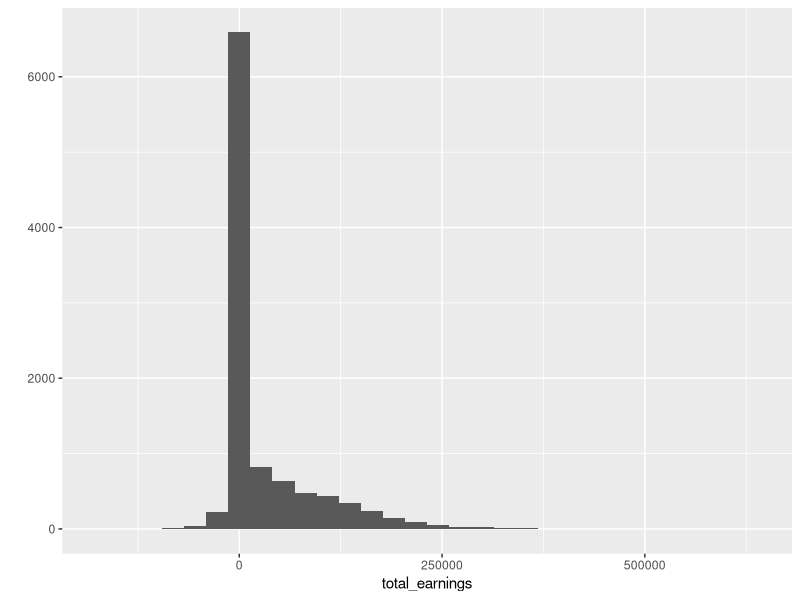
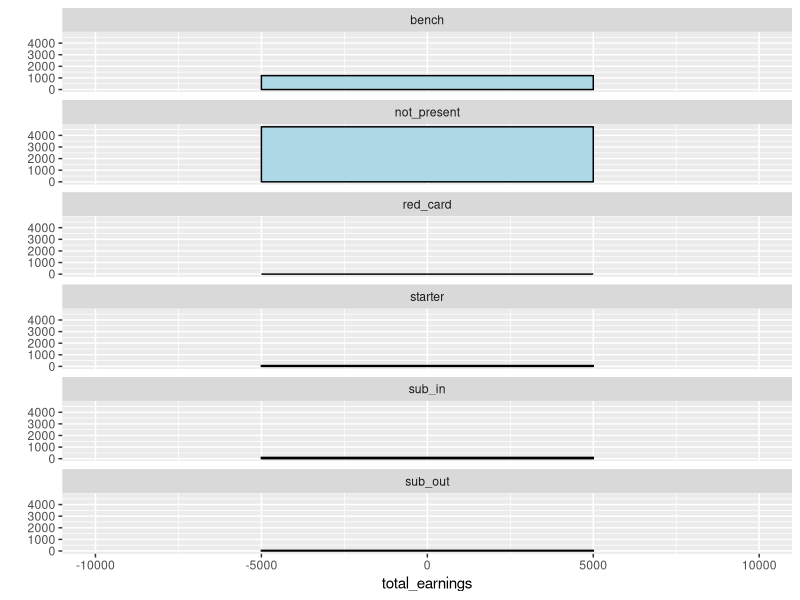
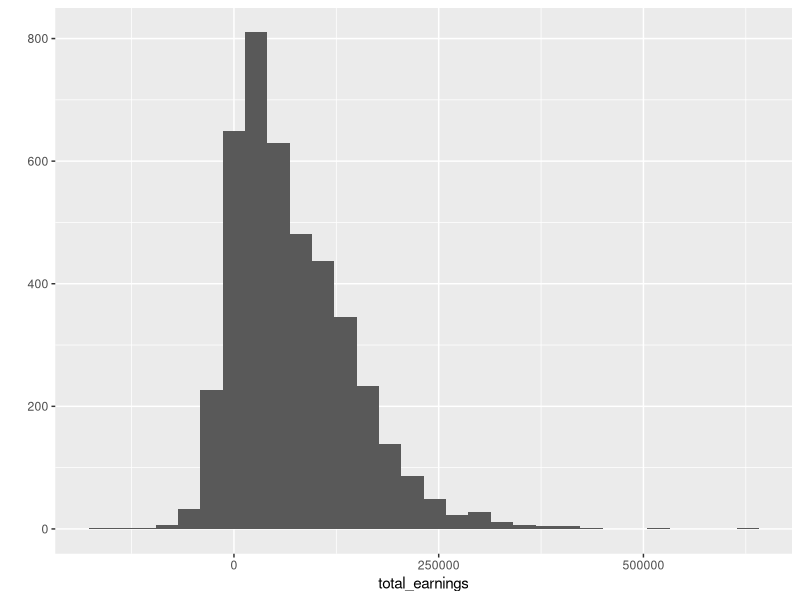
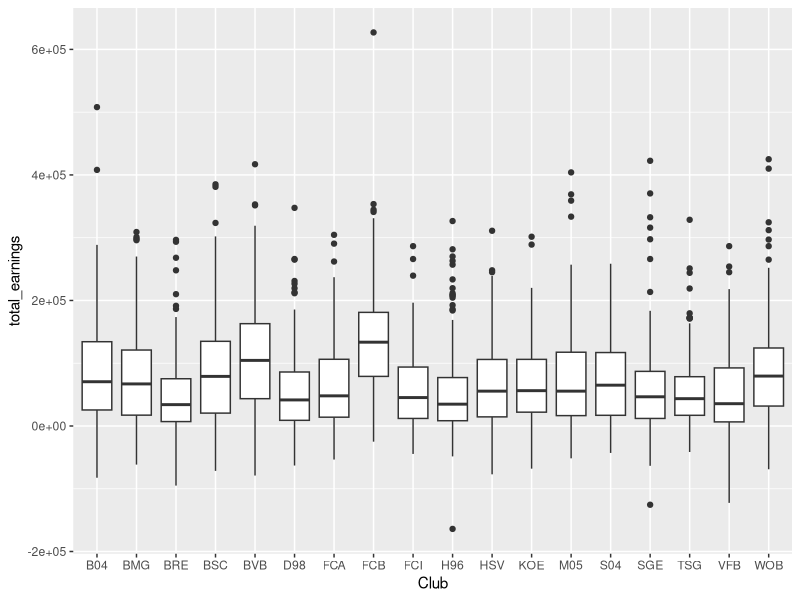
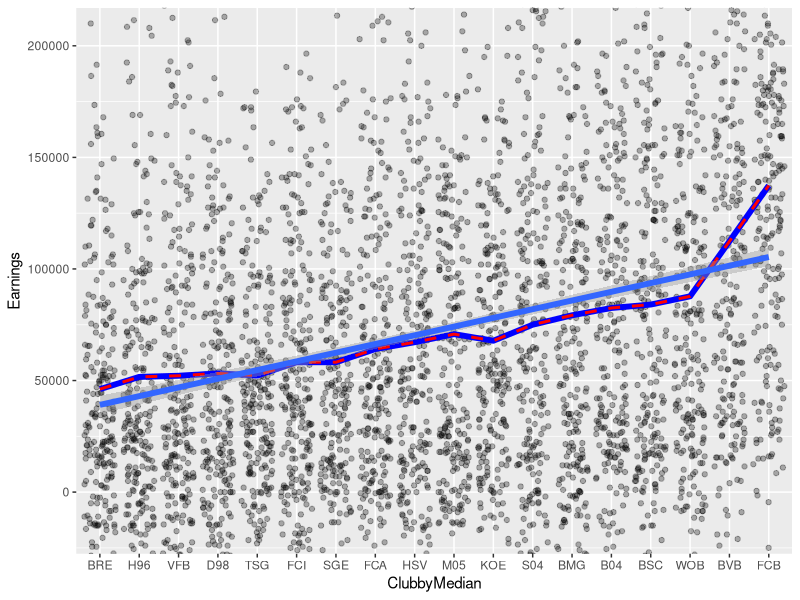

The R source for these figures, in order: (Note: this script raises an error after producing the figures.)
## ---- chunk 1
suppressMessages(library("ggplot2"))
suppressMessages(library("dplyr"))
suppressMessages(library("reshape2"))
plm <- read.csv("plm.csv")
dim(plm)
names(plm)
str(plm)
## ---- chunk 2
qplot(x = total_earnings, data = plm)
## ---- chunk 3
qplot(x = total_earnings, data = plm,
      binwidth = 10000,
      color = I('black'), fill = I('lightblue')) +
  facet_wrap(~status, ncol = 1) +
  scale_x_continuous(limits = c(-10000,10000))
## ---- chunk 4
plm.played <- subset(plm, !status %in% c("bench", "not_present"))
qplot(x = total_earnings, data = plm.played)
summary(plm.played$total_earnings)
## ---- chunk 5
ggplot(data = subset(plm.played, !is.na(Club)),
       aes(x=Club, y=total_earnings)) +
    geom_boxplot() +
    guides(fill=FALSE)
## ---- chunk 6
# get clubs in order of median
ClubbyMedian <- with(subset(plm.played, !is.na(Club)), reorder(Club, total_earnings, median))
ggplot(aes(x = ClubbyMedian, y = total_earnings), 
       data = subset(plm.played, !is.na(Club))) +
  geom_point(position = position_jitter(h=0),
             alpha = 0.3, color = "black") +
  geom_line(aes(group = 1), stat = "summary", fun.y = mean, 
            color = "blue", size = 2) +
  geom_line(aes(group = 1), stat = "summary", 
            fun.y = quantile, fun.args=list(probs=0.5), 
            color = "red", size = 1, linetype = 2) +
  geom_smooth(aes(group = 1), method = "lm", size = 2) +
  ylab("Earnings") +
  coord_cartesian(ylim = c(quantile(plm.played$total_earnings, 0.05),
                           quantile(plm.played$total_earnings, 0.95)))
## ---- chunk 7
# Get opponent from home/away_shortname
plm <- transform(plm, opponent = ifelse(
  Club == home_shortname, levels(away_shortname)[away_shortname],
  levels(home_shortname)[home_shortname]))
plm.played <- subset(plm, !status %in% c("bench", "not_present"))

ggplot(data = subset(plm.played, !is.na(Club)),
       aes(x=opponent, y=total_earnings)) +
    geom_boxplot() +
    guides(fill=FALSE)
## ---- chunk 8
ClubbyMedian <- with(subset(plm.played, !is.na(Club)), reorder(opponent, total_earnings, median))

ggplot(aes(x = ClubbyMedian, y = total_earnings), 
       data = subset(plm.played, !is.na(Club))) +
  geom_point(position = position_jitter(h=0),
             alpha = 0.3, color = "black") +
  geom_line(aes(group = 1), stat = "summary", fun.y = mean, 
            color = "blue", size = 2) +
  geom_line(aes(group = 1), stat = "summary", 
            fun.y = quantile, fun.args=list(probs=0.5), 
            color = "red", size = 1, linetype = 2) +
  geom_smooth(aes(group = 1), method = "lm", size = 2) +
  ylab("Earnings") +
  coord_cartesian(ylim = c(quantile(plm.played$total_earnings, 0.05),
                           quantile(plm.played$total_earnings, 0.95)))
## ---- chunk 9
qplot(x = total_earnings, data = plm.played,
      binwidth = 10000,
      color = I('black'), fill = I('#F79420')) +
  facet_wrap(~Pos, ncol = 1)
## ---- chunk 10
qplot(x = Pos, data = plm.played)
## ---- chunk 11
qplot(y = total_earnings, x = Pos,
      data = subset(plm.played, !is.na(Pos),
      binwidth = 10000),
      color = I('black'), fill = I('#F79420'),
      geom = 'boxplot')
## ---- chunk 12
by(plm.played$total_earnings, plm.played$Pos, summary)
## ---- chunk 13
plm.played %>%
  group_by(Pos) %>%
  summarise(quantile90 = quantile(total_earnings, probs = 0.85)) %>%
  arrange(Pos)
## ---- chunk 14
ggplot(data = plm.played,
       aes(x=init_Value)) +
    geom_histogram()

summary(plm.played$init_Value)
## ---- chunk 15
ggplot(data = subset(plm.played, !is.na(init_Value)),
       aes(x=factor(init_Value), y=total_earnings, 
           fill = factor(ceiling(init_Value)))) +
    geom_boxplot() +
    guides(fill=FALSE)
## ---- chunk 16
plm.te_by_value <- plm.played %>%
  group_by(init_Value) %>%
  summarise(mean_earnings = mean(total_earnings),
            median_earnings = median(total_earnings),
            max_earnings = max(total_earnings),
            n = n()) %>%
  arrange(init_Value)

plm.te_by_value
## ---- chunk 17
ggplot(aes(x = init_Value), data = plm.te_by_value) +
  geom_line(aes(y = mean_earnings), color = "blue") +
  geom_line(aes(y = median_earnings), color = "red") +
  ylab("Earnings")
## ---- chunk 18
ggplot(subset(plm.played, !is.na(Pos)),
       aes(x = init_Value)) +
  geom_histogram() +
  facet_wrap(~Pos, ncol = 1, scales = "free_y")
## ---- chunk 19
plm.player <- plm %>%
  filter(!is.na(init_Value)) %>%
  group_by(id, Name) %>%
  summarise(Value = mean(init_Value),
            Total_Earnings = sum(total_earnings),
            mean_earnings = mean(total_earnings),
            Pos = first(Pos)) %>%
  ungroup() %>%
  arrange(id,Name)

head(plm.player)
## ---- chunk 20
ggplot(plm.player, aes(x = Total_Earnings / Value)) +
  geom_histogram(binwidth = 10000)
## ---- chunk 21
plm.vfm <- subset(plm.player, Total_Earnings / Value > 200000)
ggplot(plm.vfm, aes(x = Value, y = Total_Earnings / Value)) +
  geom_boxplot(aes(x = factor(Value)))
## ---- chunk 22
ggplot(plm.vfm, aes(x = Pos, y = Total_Earnings / Value)) +
  geom_boxplot(aes(x = factor(Pos)))
## ---- chunk 23
# Set the seed for reproducible results
set.seed(4230)
sample.ids <- sample(plm.played$id, 10)


ggplot(subset(plm, id %in% sample.ids),
       aes(x=matchday, y=total_earnings)) +
  facet_wrap(~Name) +
  geom_line() 
## ---- chunk 24
# Replace NAs by 0s for Goals / Assists / Clean Sheets
plm$assist[is.na(plm.played$assist)] <- 0
plm$goal[is.na(plm$goal)] <- 0
plm$clean_sheet[is.na(plm$clean_sheet)] <- 0

# Create new variable to sum up possible achievements
plm <- transform(plm, sum.achievements = assist + goal + clean_sheet)

# Plot graph as before, but add circles indicating achievements
ggplot(subset(plm, id %in% sample.ids),
       aes(x=matchday, y=total_earnings)) +
  facet_wrap(~Name) +
  geom_line() +
  geom_point(aes(size = sum.achievements), pch = 1)
## ---- chunk 25
ggplot(subset(plm, id %in% sample.ids),
       aes(x=matchday, y=total_earnings)) +
  facet_wrap(~Name) +
  geom_line() +
  geom_point(aes(size = game_play_duration / 10), pch = 1)

## ---- chunk 26
# Calculate variable for Home or Away match
plm <- transform(plm, home_away = ifelse(Club == home_shortname,
                                           "home", "away"))

# Calculate league points (3 for Win, 1 for Draw, 0 for Loss)
plm <- transform(plm, bl_points = ifelse(home_score == away_score, 1,
                                        ifelse(home_away == "home" &
                                                 home_score > away_score,
                                               3, ifelse(
                                                 home_away == "away" &
                                                   home_score < away_score,
                                                 3, 0))))

ggplot(subset(plm, id %in% sample.ids),
       aes(x=matchday, y=total_earnings)) +
  facet_wrap(~Name) +
  geom_line() +
  geom_point(aes(size = game_play_duration, 
                 fill = sum.achievements + bl_points),
             pch = 21) +
  scale_fill_gradientn(colours = colorRampPalette(c("blue", "red"))(5))

## ---- chunk 27
# Calculate matchup matrix
plm.matchup <- plm %>%
  filter(!is.na(Club) & game_play_duration > 0) %>%
  group_by(Club, opponent) %>%
  summarise(median_earnings = median(total_earnings),
            avg_earnings = mean(total_earnings),
            points = first(bl_points)) %>%
  ungroup() %>%
  arrange(Club, opponent)

# Re-level to get clubs in order of total bl_points for plot
plm.sorted <- aggregate(points ~ Club, plm.matchup, sum)

plm.matchup$Club <- factor(plm.matchup$Club,
                      levels = plm.sort[order(plm.sort$points), "Club"])
plm.matchup$opponent <- factor(plm.matchup$opponent,
                      levels = plm.sort[order(plm.sort$points), "Club"])


ggplot(plm.matchup, aes(x = Club, y = opponent, fill = avg_earnings)) +
  geom_tile() +
  scale_fill_gradientn(colours = colorRampPalette(c("blue", "red"))(100)) +
  labs(x = "Players' Club", y = "Opponent in a match",
       title = "Average player earnings by match",
       fill = "Average Earnings")
## ---- chunk 28
ggplot(aes(x = ceiling(init_Value), y = total_earnings),
       data = plm.played) +
  geom_point(position = position_jitter(h=0), alpha = 0.5) +
  geom_line(stat = "summary", fun.y = mean, color = "blue", size = 1) +
  geom_smooth(method = "lm") +
  labs(x = "Player Value (Millions)", y = "Player Earnings per match",
       title = "Player Value and median Earnings") +
  coord_cartesian(ylim = c(quantile(plm.played$total_earnings, 0.05),
                           quantile(plm.played$total_earnings, 0.95)))
## ---- chunk 29
with(plm.played, cor.test(init_Value, total_earnings))
## ---- chunk 30
# Calculate rank variable to sort players by average earnings
plm.player$rank <- rank(-plm.player$mean_earnings)

# Merge with data at match-level
plm.ranked <- merge(plm.player, plm, by = "id")

ggplot(subset(plm.ranked, !is.na(sum.achievements)),
       aes(x=rank, y=total_earnings)) +
  geom_point(aes(alpha = game_play_duration, 
                 fill = sum.achievements + bl_points),
             pch = 21) +
  scale_fill_gradientn(colours = colorRampPalette(c("purple", "red"))(5)) +
  geom_line(stat = 'summary', fun.y = mean) +
  scale_y_sqrt() +
  labs(x="Player Rank (by average earnings)", 
       y="Earnings per match (sqrt scale)",
       title="Match achievements and Player Earnings",
       fill="Number of match achievements",
       color = "Average Earnings per match",
       alpha="Percentage of minutes played")
